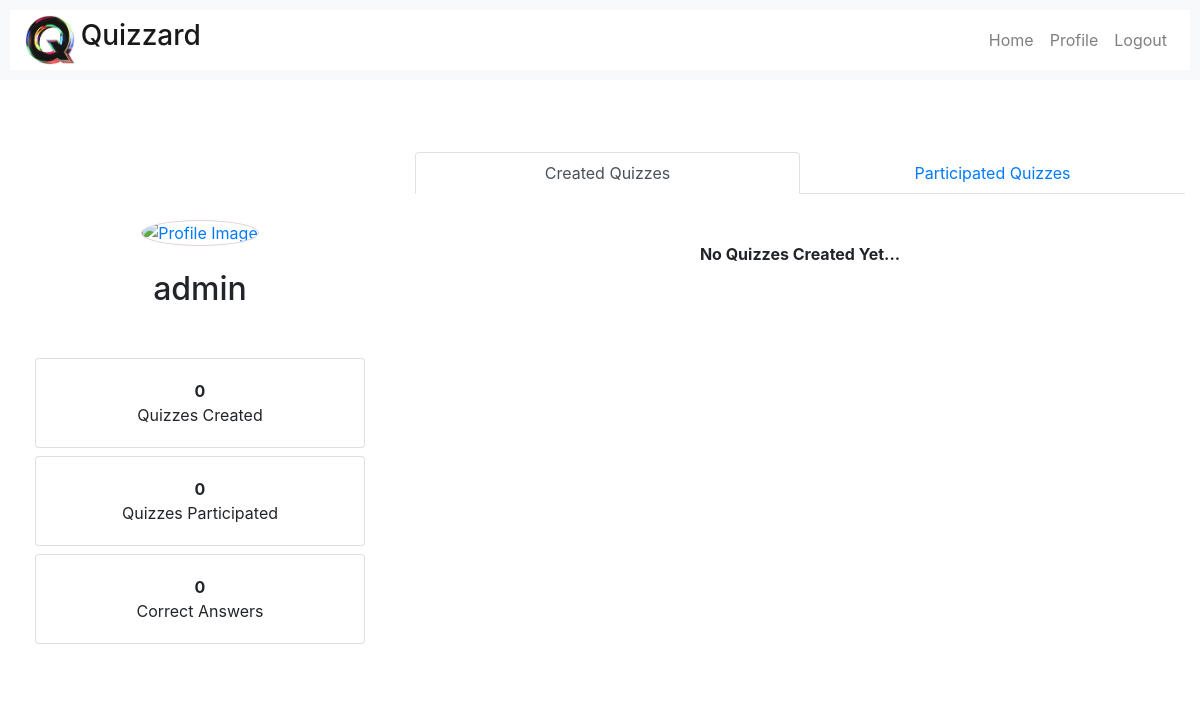
The app's page /userprofile/profile/admin/ (signed in), older data.
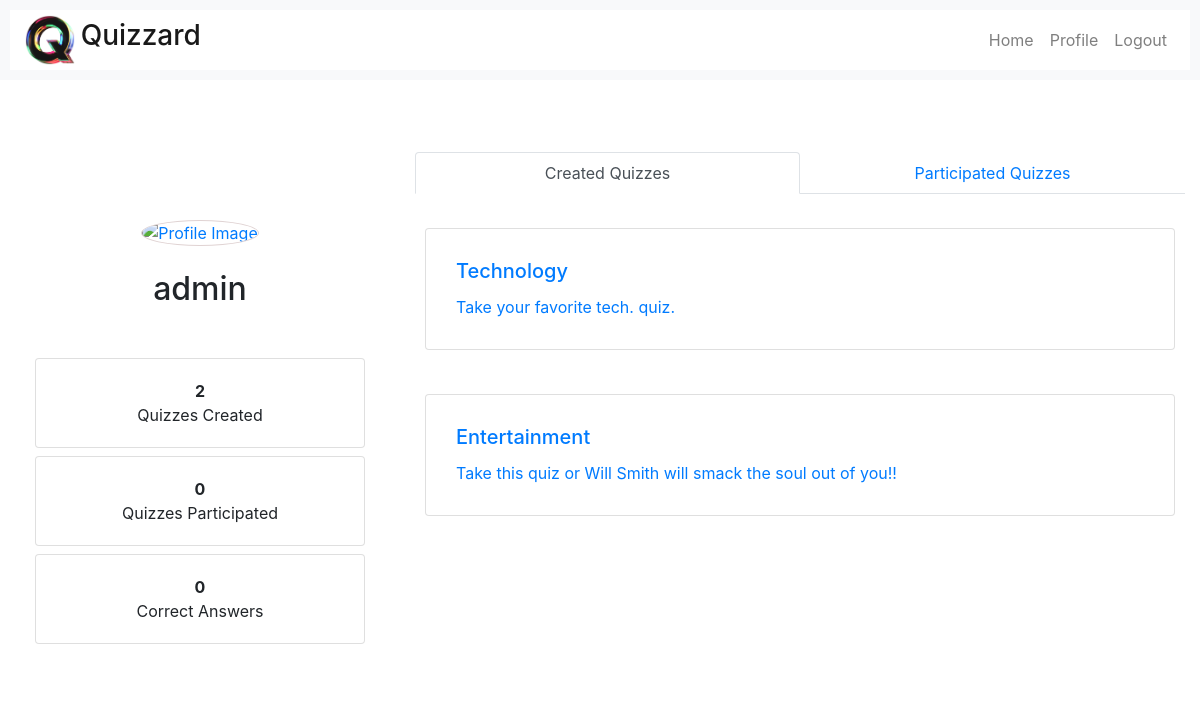
The same page, newer data.
### quizzes/models.py (models this page shows)
class QuizModel(models.Model):
    title = models.CharField(max_length=255)
    author = models.ForeignKey(get_user_model(), on_delete=models.CASCADE, related_name="QuizModel_user",null=True)
    quiz_picture = models.ImageField(upload_to="quiz_pictures/",null=True, blank=True)
    description = models.TextField(null=True,blank=True)
    no_of_questions= models.IntegerField(default=0)
    duration_minutes = models.IntegerField(default=10)
    created_at = models.DateTimeField(auto_now_add=True)

### userprofile/views.py (the view)
# urls.py: path('profile/<str:username>/',profile_view,name="profile_view"),
@login_required
def profile_view(request, username):
    user_instance = get_object_or_404(get_user_model(), username=username)
    is_user_profile = request.user.username == username
    user_achievement = UserAchievementModel.objects.filter(user=user_instance).first()
    quizzes_created = QuizModel.objects.filter(author=user_instance)
    quizzes_participated = ParticipationModel.objects.filter(user=user_instance)
    data = {
        "is_user_profile": is_user_profile,
        "quizzes_created_count": quizzes_created.count(),
        "quizzes_participated_count": quizzes_participated.count(),
        "correct_answers_count": user_achievement.correct_answers if user_achievement else 0,
        "achievement": user_achievement.description if user_achievement else "No achievements yet.",
        "user_created": quizzes_created,
        "user_participated": quizzes_participated,
    }
    return render(request, 'profile.html', context={"request": request, "user": user_instance, "data": data})

### userprofile/templates/profile.html (shortened to what this page needs)
{% extends "base.html" %}
{% block body %}
{% include "navbar.html" %}
<div class="container mt-5 pt-4">
  <div class="row">
    <div class="col-md-4 text-center">
      <div class="card-body  mt-5" style="padding: 20px;">
        <a href="#">
          {% if user.UserProfileModel_user.has_profile_pic %}
          <img src="{{ user.UserProfileModel_user.profile_picture.url }}" class="profile-img rounded-circle mb-3"
            alt="Profile Image"
            style="width: 150px; height: 150px; object-fit: cover; border: 1px solid rgb(224, 211, 211);">
          {% else %}
          <img
            src="https://filestore.community.support.microsoft.com/api/images/0ce956b2-9787-4756-a580-299568810730?upload=true"
            class="profile-img rounded-circle mb-3" alt="Profile Image"
            style="width: 150px; height: 150px; object-fit: cover; border: 1px solid rgb(224, 211, 211);">
          {% endif %}
        </a>
        <h2 class="mt-2">{{ user.username }}</h2>
        <p><strong>{{ user.first_name }} {{ user.last_name }}</strong><br />{{ user.UserProfileModel_user.bio }}</p>
        <div class="row text-center mb-3">
          <div class="col-12 mb-2">
            <div class="card" style="margin: 0; padding: 10px;">
              <div class="card-body" style="padding: 10px;">
                <strong>{{ data.quizzes_created_count }}</strong><br>Quizzes Created
              </div>
            </div>
          </div>
          <div class="col-12 mb-2">
            <div class="card" style="margin: 0; padding: 10px;">
              <div class="card-body" style="padding: 10px;">
                <strong>{{ data.quizzes_participated_count }}</strong><br>Quizzes Participated
              </div>
            </div>
          </div>
          <div class="col-12">
            <div class="card" style="margin: 0; padding: 10px;">
              <div class="card-body" style="padding: 10px;">
                <strong>{{ data.correct_answers_count }}</strong><br>Correct Answers
              </div>
            </div>
          </div>
        </div>
      </div>
    </div>
    <div class="col-md-8">
      <ul class="nav nav-tabs" id="myTab" role="tablist">
        <li class="nav-item">
          <a class="nav-link active" id="created-tab" data-toggle="tab" href="#created" role="tab"
            aria-controls="created" aria-selected="true">Created Quizzes</a>
        </li>
        <li class="nav-item">
          <a class="nav-link" id="participated-tab" data-toggle="tab" href="#participated" role="tab"
            aria-controls="participated" aria-selected="false">Participated Quizzes</a>
        </li>
      </ul>
      <div class="tab-content">
        <div class="tab-pane fade show active" id="created" role="tabpanel" aria-labelledby="created-tab">
          <div class="row mt-4">
            {% if data.quizzes_created_count != 0 %}
            {% for quiz in data.user_created %}
            <div class="col-12 mb-4">
              <div class="card post-card">
                <a href="{% url 'quiz_detail' quiz.id %}">
                  <div class="card-body">
                    <h5 class="card-title">{{ quiz.title }}</h5>
                    <p class="card-text">{{ quiz.description }}</p>
                  </div>
                </a>
              </div>
            </div>
            {% endfor %}
            {% else %}
            <div class="col-12 mt-4 text-center">
              <strong>No Quizzes Created Yet...</strong>
            </div>
            {% endif %}
          </div>
        </div>
      </div>
    </div>
  </div>
</div>
{% endblock %}

Row changes from the older to the newer data that the page shows:
added QuizModel: title "Technology", description "Take your favorite tech. quiz."
added QuizModel: title "Entertainment", description "Take this quiz or Will Smith will smack the soul out of you!!"
Text that changed along with them:
{{ data.quizzes_created_count }}: "0" → "2"
text no longer shown: "No Quizzes Created Yet..."
